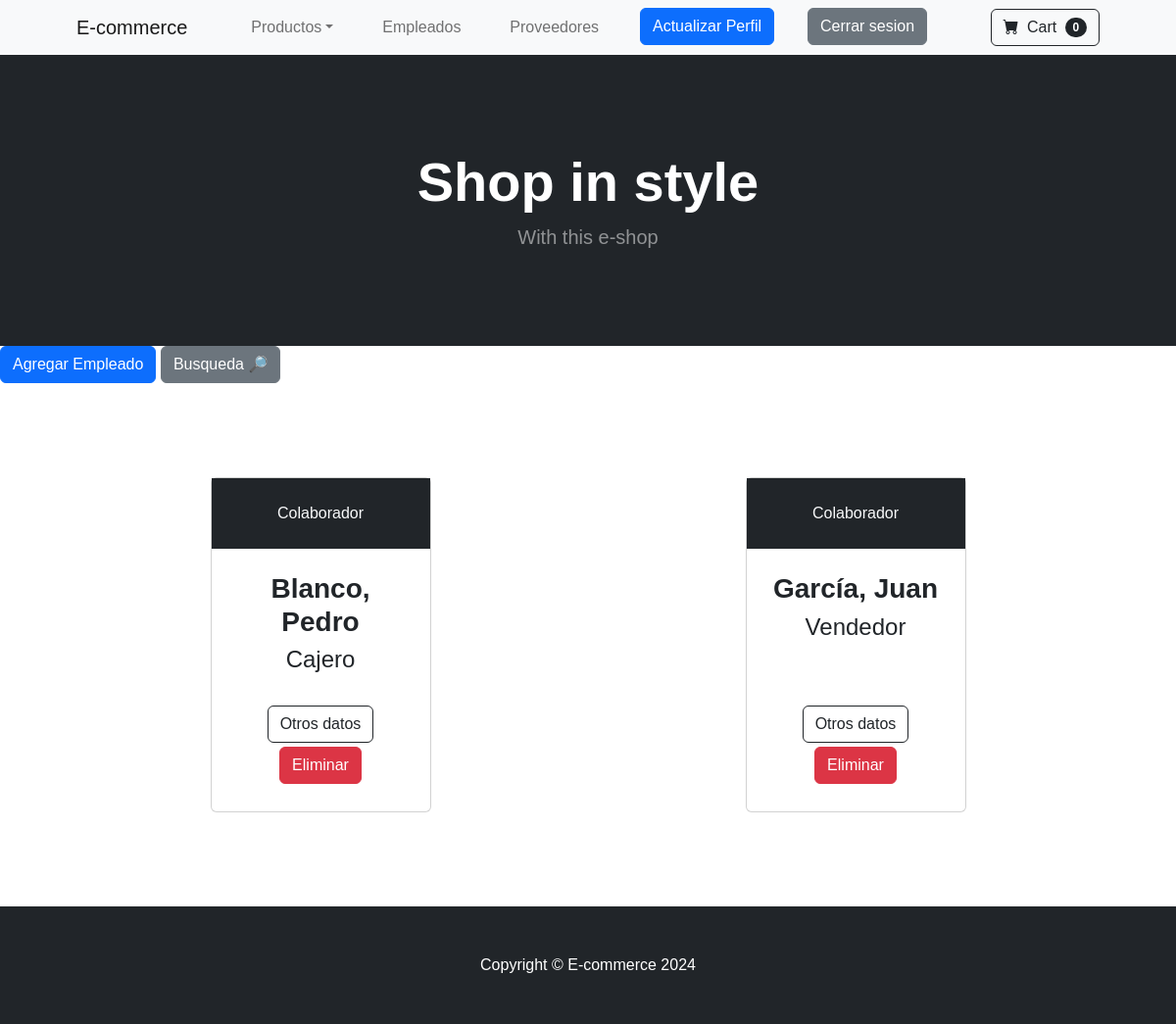
Screenshot of /ecommerce/employees/ (signed in) with the database file from the repository.
### ecommerce/models.py (models this page shows, shortened)
class Employee(models.Model):
    name = models.CharField(max_length=40)
    last_name = models.CharField(max_length=40)
    birthday = models.DateField()
    position = models.CharField(max_length=50)
    salary = models.DecimalField(max_digits=9, decimal_places=2)
    start_date = models.DateField()
    phone_number = models.CharField(max_length=20)
    email = models.EmailField(unique=True)

### ecommerce/views.py (the view)
# urls.py: path('employees/', show_employees, name='employees'),
@login_required
def show_employees(req):
    employees = Employee.objects.all()
    return render(req, 'employees.html', {'employees': employees})

### ecommerce/templates/employees.html (shortened to what this page needs)
<!DOCTYPE html>
<html lang="en">
    <head>
        {% load static %}
        <link href="https://cdn.jsdelivr.net/npm/bootstrap-icons@1.5.0/font/bootstrap-icons.css" rel="stylesheet" />
        <link href="{% static '/css/styles.css' %}" rel="stylesheet" />
    </head>
    <body>
        {% include 'navbar.html' %}
        {% include 'header.html' %}
        {% block dinamicContent %}
            {% if user.is_superuser %}
                <a class="btn btn-primary" href="{% url 'createEmployee' %}">Agregar Empleado</a>
            {% endif %}
            <a class="btn btn-secondary" href="{% url 'searchEmployee' %}">Busqueda 🔎</a>
            <section class="py-5">
                <div class="container px-4 px-lg-5 mt-5">
                    <div class="row gx-4 gx-lg-5 row-cols-2 row-cols-md-3 row-cols-xl-4 d-flex justify-content-around justify-content-center">
                        {% for emp in employees %}
                            <div class="col mb-5">
                                <div class="card h-100">
                                    <div class="card-head p-4 text-center bg-dark text-light">Colaborador</div>
                                    <div class="card-body p-4 text-center">
                                        <h3 class="fw-bolder">{{emp.last_name}}, {{emp.name}}</h3>
                                        <h4>{{emp.position}}</h4>
                                    </div>
                                    <div class="card-footer p-4 pt-0 border-top-0 bg-transparent">
                                        <div class="text-center"><a class="btn btn-outline-dark mt-auto mb-1" href="{% url 'detailedEmployee' emp.id %}">Otros datos</a></div>
                                        {% if user.is_superuser %}
                                            <div class="text-center"><button type="button" class="btn btn-del btn-danger mt-auto mb-1" data-bs-toggle="modal" data-bs-target="#exampleModal">Eliminar</button></div>
                                        {% endif %}
                                    </div>
                                </div>
                            </div>
                        {% endfor %}
                    </div>
                </div>
            </section>
        {% endblock dinamicContent %}
        {% include 'footer.html' %}
    </body>
</html>

### rows the page displays
Employee: last_name "Blanco", name "Pedro", position "Cajero"
Employee: last_name "García", name "Juan", position "Vendedor"
